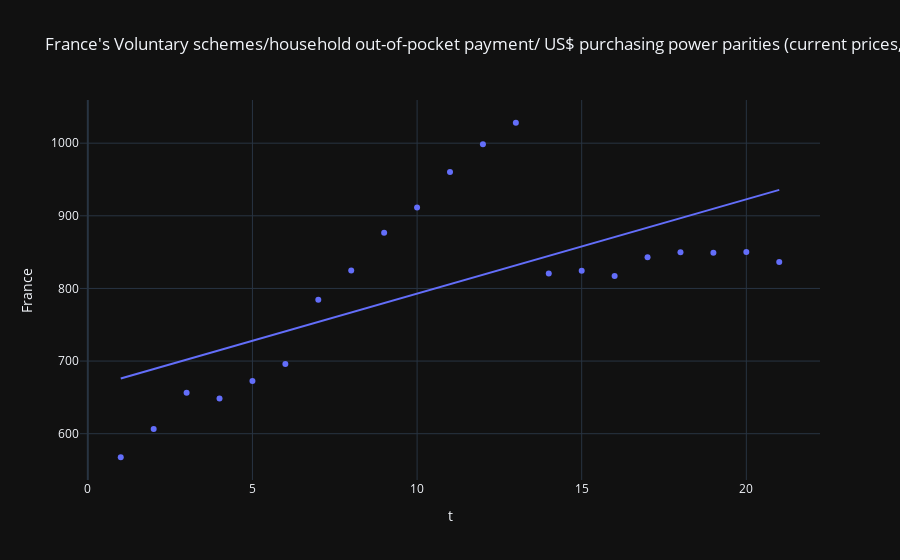
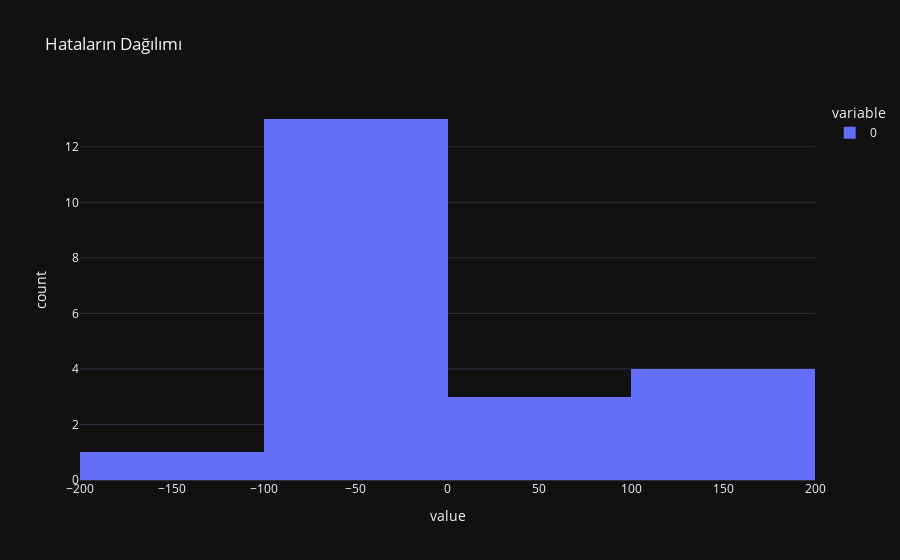
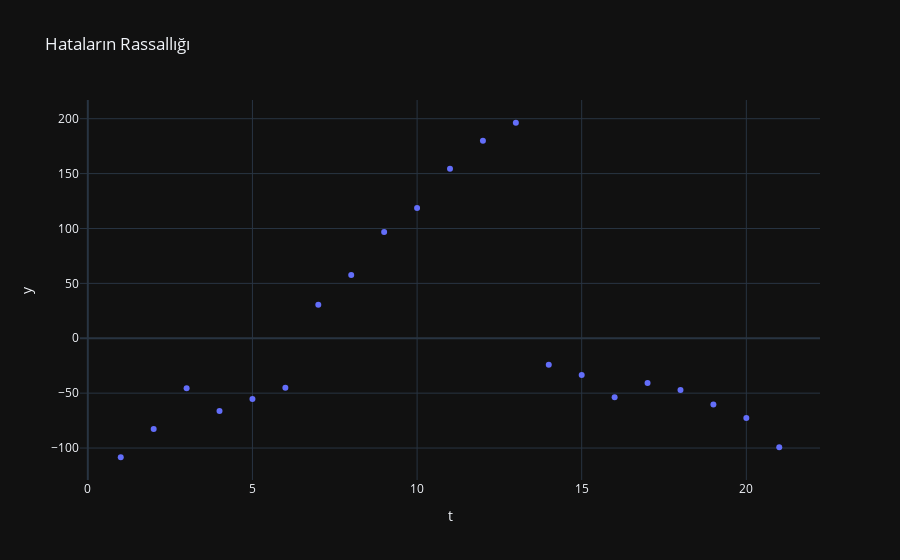
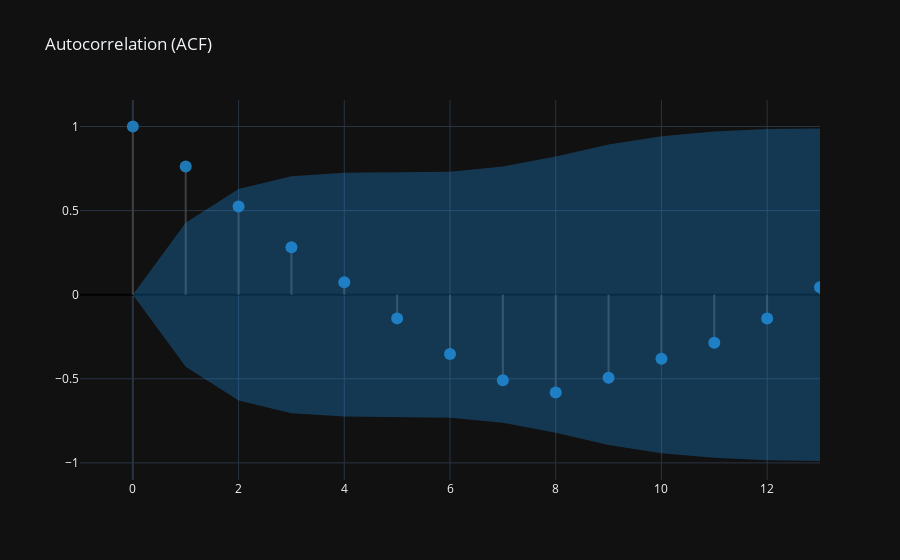

Notebook source saved alongside these figures, in order:
### Code cell
for country in country_name:
    print("###########################")
    print(f"{country}'nin Zaman Serisi Analizi")
    print("###########################")

    trendlin = express.scatter(
        df_2,
        x="t",
        y=f"{country}",
        title=f"{country}'s Voluntary schemes/household out-of-pocket payment/ US$ purchasing power parities (current prices, current PPPs)",
        trendline = "ols"
    )

    trendlin.show()
    linear_model = ols(f"{country} ~ t", data=df_2).fit()
    print(linear_model.summary())
    print(" ", end="\n")
    print("###########################")
    print("Verinin Durağanlık Kontrolü", end="\n\n")
    print("H0: Seri durağan değildir.")
    print("H1: Seri durağandır.", end="\n\n")
    adfullerx = adfuller(df_2[[f"{country}"]])
    print(f'Test Stat = {round(adfullerx[0], 4)}, p-value = {round(adfullerx[1], 4)}')

    if adfullerx[1]<0.05:
        print("p-value 0.05'ten küçüktür. H0 hipotezi reddedilmiştir. Yani seri durağandır.")
    elif adfullerx[1]>0.05:
        print("p-value 0.05'ten büyüktür. H0 hipotezi reddedilememiştir. Yani seri durağan değildir.", end="\n\n")
    print("###########################")
    print("Hataların Normal Dağılması", end="\n\n")
    residual_values = linear_model.resid

    print("H0: Normal dağılım varsayımı sağlanmaktadır.")
    print("H1: Normal dağılım varsayımı sağlanmamaktadır.", end="\n\n")

    test_stat, pvalue = stats.shapiro(residual_values)
    print(f'Test Stat = {round(test_stat, 4)}, p-value = {round(pvalue, 4)}')
    if pvalue<0.05:
        print("p-value 0.05'ten küçüktür. H0 hipotezi reddedilmiştir. Hatalar normal dağılmamıştır.")
    elif pvalue>0.05:
        print("p-value 0.05'ten büyüktür. H0 hipotezi reddedilememiştir. Yani hatalar normal dağılmıştır.", end="\n\n")
    hist = express.histogram(residual_values, title="Hataların Dağılımı")
    hist.show()

    print("###########################")
    print("Hataların Rassallığı", end="\n\n")

    print("     Hataların Durağanlığı", end="\n\n")

    adfullery = adfuller(residual_values)
    print(f'Test Stat = {round(adfullery[0], 4)}, p-value = {round(adfullery[1], 4)}')

    if adfullery[1]<0.05:
        print("p-value 0.05'ten küçüktür. H0 hipotezi reddedilmiştir. Hatalar durağandır.")
    elif adfullery[1]>0.05:
        print("p-value 0.05'ten büyüktür. H0 hipotezi reddedilememiştir. Yani hatalar durağan değildir.", end="\n\n")

    resid_scatter = express.scatter(
        df_2,
        x="t",
        y=residual_values,
        title="Hataların Rassallığı"
    )

    resid_scatter.show()


    print("     Hataların Otokorelasyonu", end="\n\n")

    print("Ljung-Box q istatistiğinin Hipotezleri")
    print("H0: Veriler bağımsız (random) olarak dağılmıştır.")
    print("H1: Veriler bağımsız (random) olarak dağılmamıştır.", end="\n\n")

    acf_df = pd.DataFrame(pd.DataFrame(acf(residual_values, qstat=True)).T)
    acf_df.columns = ["ACF", "Ljung-Box q statistic", "p-value"]
    display(acf_df[1:6])

    create_corr_plot(residual_values)

### Figure 1 — Plotly figure (JSON) as saved in the notebook; plotly's stock layout.template omitted (floating-point values rounded to 4 significant figures)
{"data": [{"hovertemplate": "t=%{x}<br>France=%{y}<extra></extra>", "legendgroup": "", "marker": {"color": "#636efa", "symbol": "circle"}, "mode": "markers", "name": "", "orientation": "v", "showlegend": false, "type": "scatter", "x": [1, 2, 3, 4, 5, 6, 7, 8, 9, 10, 11, 12, 13, 14, 15, 16, 17, 18, 19, 20, 21], "xaxis": "x", "y": [567.6, 606.4, 656.4, 648.6, 672.7, 695.9, 784.4, 824.5, 876.7, 911.5, 960.3, 998.6, 1028.0, 820.6, 824.3, 817.0, 843.0, 849.7, 849.3, 850.0, 836.3], "yaxis": "y"}, {"hovertemplate": "<b>OLS trendline</b><br>France = 12.9823 * t + 663.005<br>R<sup>2</sup>=0.419134<br><br>t=%{x}<br>France=%{y} <b>(trend)</b><extra></extra>", "legendgroup": "", "marker": {"color": "#636efa", "symbol": "circle"}, "mode": "lines", "name": "", "showlegend": false, "type": "scatter", "x": [1, 2, 3, 4, 5, 6, 7, 8, 9, 10, 11, 12, 13, 14, 15, 16, 17, 18, 19, 20, 21], "xaxis": "x", "y": [676.0, 689.0, 702.0, 714.9, 727.9, 740.9, 753.9, 766.9, 779.8, 792.8, 805.8, 818.8, 831.8, 844.8, 857.7, 870.7, 883.7, 896.7, 909.7, 922.7, 935.6], "yaxis": "y"}], "layout": {"legend": {"tracegroupgap": 0}, "title": {"text": "France's Voluntary schemes/household out-of-pocket payment/ US$ purchasing power parities (current prices, current PPPs)"}, "xaxis": {"anchor": "y", "domain": [0, 1], "title": {"text": "t"}}, "yaxis": {"anchor": "x", "domain": [0, 1], "title": {"text": "France"}}}}

### Figure 2 — Plotly figure (JSON) as saved in the notebook; plotly's stock layout.template omitted (floating-point values rounded to 4 significant figures)
{"data": [{"alignmentgroup": "True", "bingroup": "x", "hovertemplate": "variable=0<br>value=%{x}<br>count=%{y}<extra></extra>", "legendgroup": "0", "marker": {"color": "#636efa", "pattern": {"shape": ""}}, "name": "0", "offsetgroup": "0", "orientation": "v", "showlegend": true, "type": "histogram", "x": [-108.4, -82.62, -45.56, -66.33, -55.24, -45.05, 30.57, 57.67, 96.9, 118.7, 154.5, 179.8, 196.3, -24.13, -33.41, -53.69, -40.69, -47.03, -60.37, -72.66, -99.31], "xaxis": "x", "yaxis": "y"}], "layout": {"barmode": "relative", "legend": {"title": {"text": "variable"}, "tracegroupgap": 0}, "title": {"text": "Hataların Dağılımı"}, "xaxis": {"anchor": "y", "domain": [0, 1], "title": {"text": "value"}}, "yaxis": {"anchor": "x", "domain": [0, 1], "title": {"text": "count"}}}}

### Figure 3 — Plotly figure (JSON) as saved in the notebook; plotly's stock layout.template omitted (floating-point values rounded to 4 significant figures)
{"data": [{"hovertemplate": "t=%{x}<br>y=%{y}<extra></extra>", "legendgroup": "", "marker": {"color": "#636efa", "symbol": "circle"}, "mode": "markers", "name": "", "orientation": "v", "showlegend": false, "type": "scatter", "x": [1, 2, 3, 4, 5, 6, 7, 8, 9, 10, 11, 12, 13, 14, 15, 16, 17, 18, 19, 20, 21], "xaxis": "x", "y": [-108.4, -82.62, -45.56, -66.33, -55.24, -45.05, 30.57, 57.67, 96.9, 118.7, 154.5, 179.8, 196.3, -24.13, -33.41, -53.69, -40.69, -47.03, -60.37, -72.66, -99.31], "yaxis": "y"}], "layout": {"legend": {"tracegroupgap": 0}, "title": {"text": "Hataların Rassallığı"}, "xaxis": {"anchor": "y", "domain": [0, 1], "title": {"text": "t"}}, "yaxis": {"anchor": "x", "domain": [0, 1], "title": {"text": "y"}}}}

### Figure 4 — Plotly figure (JSON) as saved in the notebook; plotly's stock layout.template omitted (floating-point values rounded to 4 significant figures)
{"data": [{"line": {"color": "#3f3f3f"}, "mode": "lines", "showlegend": false, "type": "scatter", "x": [0, 0], "y": [0, 1]}, {"line": {"color": "#3f3f3f"}, "mode": "lines", "showlegend": false, "type": "scatter", "x": [1, 1], "y": [0, 0.7628]}, {"line": {"color": "#3f3f3f"}, "mode": "lines", "showlegend": false, "type": "scatter", "x": [2, 2], "y": [0, 0.524]}, {"line": {"color": "#3f3f3f"}, "mode": "lines", "showlegend": false, "type": "scatter", "x": [3, 3], "y": [0, 0.2815]}, {"line": {"color": "#3f3f3f"}, "mode": "lines", "showlegend": false, "type": "scatter", "x": [4, 4], "y": [0, 0.07415]}, {"line": {"color": "#3f3f3f"}, "mode": "lines", "showlegend": false, "type": "scatter", "x": [5, 5], "y": [0, -0.1408]}, {"line": {"color": "#3f3f3f"}, "mode": "lines", "showlegend": false, "type": "scatter", "x": [6, 6], "y": [0, -0.3532]}, {"line": {"color": "#3f3f3f"}, "mode": "lines", "showlegend": false, "type": "scatter", "x": [7, 7], "y": [0, -0.5081]}, {"line": {"color": "#3f3f3f"}, "mode": "lines", "showlegend": false, "type": "scatter", "x": [8, 8], "y": [0, -0.5814]}, {"line": {"color": "#3f3f3f"}, "mode": "lines", "showlegend": false, "type": "scatter", "x": [9, 9], "y": [0, -0.4937]}, {"line": {"color": "#3f3f3f"}, "mode": "lines", "showlegend": false, "type": "scatter", "x": [10, 10], "y": [0, -0.3806]}, {"line": {"color": "#3f3f3f"}, "mode": "lines", "showlegend": false, "type": "scatter", "x": [11, 11], "y": [0, -0.2855]}, {"line": {"color": "#3f3f3f"}, "mode": "lines", "showlegend": false, "type": "scatter", "x": [12, 12], "y": [0, -0.1418]}, {"line": {"color": "#3f3f3f"}, "mode": "lines", "showlegend": false, "type": "scatter", "x": [13, 13], "y": [0, 0.04387]}, {"marker": {"color": "#1f77b4", "size": 12}, "mode": "markers", "showlegend": false, "type": "scatter", "x": [0, 1, 2, 3, 4, 5, 6, 7, 8, 9, 10, 11, 12, 13], "y": [1, 0.7628, 0.524, 0.2815, 0.07415, -0.1408, -0.3532, -0.5081, -0.5814, -0.4937, -0.3806, -0.2855, -0.1418, 0.04387]}, {"line": {"color": "rgba(255,255,255,0)"}, "mode": "lines", "showlegend": false, "type": "scatter", "x": [0, 1, 2, 3, 4, 5, 6, 7, 8, 9, 10, 11, 12, 13], "y": [0, 0.4277, 0.6291, 0.7045, 0.7248, 0.7261, 0.7311, 0.7617, 0.8213, 0.8935, 0.9421, 0.9698, 0.985, 0.9888]}, {"fill": "tonexty", "fillcolor": "rgba(32, 146, 230,0.3)", "line": {"color": "rgba(255,255,255,0)"}, "mode": "lines", "showlegend": false, "type": "scatter", "x": [0, 1, 2, 3, 4, 5, 6, 7, 8, 9, 10, 11, 12, 13], "y": [0, -0.4277, -0.6291, -0.7045, -0.7248, -0.7261, -0.7311, -0.7617, -0.8213, -0.8935, -0.9421, -0.9698, -0.985, -0.9888]}], "layout": {"title": {"text": "Autocorrelation (ACF)"}, "xaxis": {"range": [-1, 13]}, "yaxis": {"zerolinecolor": "#000000"}}}
